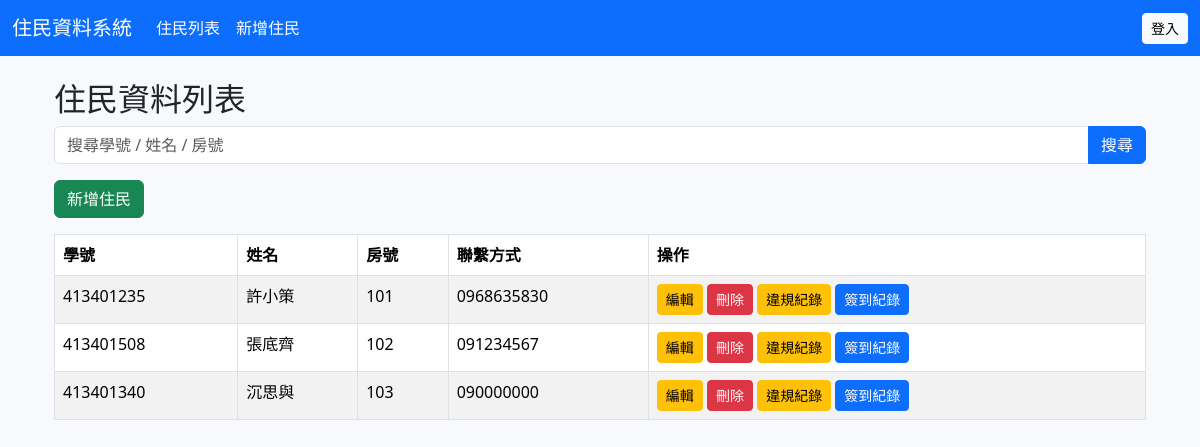
The app's page /resident_list.php with its own data.
### tables this page shows
CREATE TABLE `residents` (
  `id` int(11) NOT NULL,
  `student_id` varchar(20) NOT NULL,
  `name` varchar(50) NOT NULL,
  `room` varchar(20) DEFAULT NULL,
  `phone` varchar(20) DEFAULT NULL,
  `email` varchar(100) DEFAULT NULL,
  `created_at` timestamp NOT NULL DEFAULT current_timestamp()
);

### resident_list.php (the view, shortened to what this page needs)
<?php
include("header.php");
include("db.php");
$keyword = $_GET["keyword"] ?? "";
$sql = "SELECT * FROM residents";
$result = $conn->query($sql);
?>
<div class="container mt-4">
    <h2>住民資料列表</h2>
    <form method="GET" class="mb-3">
        <div class="input-group">
            <input type="text" name="keyword" class="form-control" placeholder="搜尋學號 / 姓名 / 房號" value="<?= $keyword ?>">
            <button class="btn btn-primary">搜尋</button>
        </div>
    </form>
    <a href="resident_create.php" class="btn btn-success mb-3"> 新增住民</a>
    <table class="table table-bordered table-striped">
        <thead>
            <tr>
                <th>學號</th>
                <th>姓名</th>
                <th>房號</th>
                <th>聯繫方式</th>
                <th>操作</th>
            </tr>
        </thead>
        <tbody>
            <?php while($row = $result->fetch_assoc()): ?>
            <tr>
                <td><?= $row["student_id"] ?></td>
                <td><?= $row["name"] ?></td>
                <td><?= $row["room"] ?></td>
                <td><?= $row["phone"] ?></td>
                <td>
                    <a href="resident_edit.php?id=<?= $row['id'] ?>" class="btn btn-warning btn-sm">編輯</a>
                    <a href="resident_delete.php?id=<?= $row['id'] ?>" class="btn btn-danger btn-sm"
                       onclick="return confirm('確定要刪除嗎？');">刪除</a>
                    <a href="violation_list.php?resident_id=<?= $row['id'] ?>" class="btn btn-warning btn-sm">違規紀錄</a>
                    <a href="checkin_list.php?resident_id=<?= $row['id'] ?>" class="btn btn-primary btn-sm">簽到紀錄</a>
                </td>
            </tr>
            <?php endwhile; ?>
        </tbody>
    </table>
</div>
<?php
include("footer.php");
?>

### header.php (style rules this page uses)
body { background: #f7f9fc; }

### records on screen
residents: student "413401235", name "許小策", room "101", phone "0968635830"
residents: student "413401508", name "張底齊", room "102", phone "091234567"
residents: student "413401340", name "沉思與", room "103", phone "090000000"
